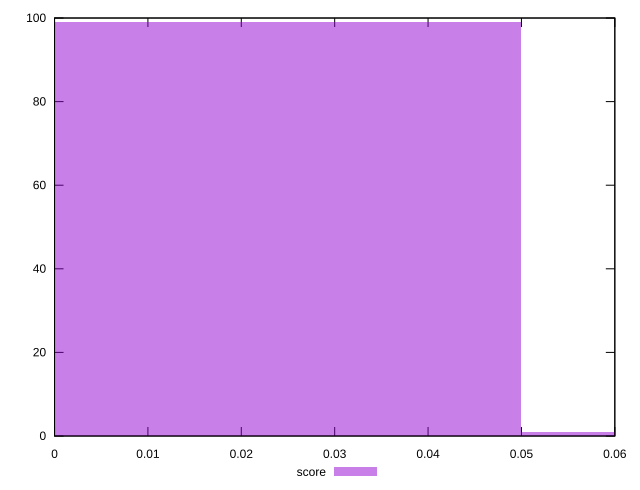

This figure's gnuplot source:
reset

$score <<EOF
0 99
0.1 1
EOF

set key outside below
set boxwidth 0.1
set xrange [0:0.06]
set yrange [0:100]
set trange [0:100]
set style fill transparent solid 0.5 noborder
set terminal svg size 640, 490 enhanced background rgb 'white'
set output "reprap/uses-text-compression/samples/pages+cached+noexternal+nomedia+nocss+nojs/score/histogram.svg"

plot $score title "score" with boxes

reset
